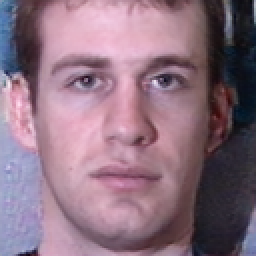
#> input picture util/test.png, 128 x 128 px (shown 2 times larger)
$ python argument.py
#> lines starting #> are read from the running program, lines starting #| are printed output that depends on the picture; after the words box and inside, x2 and y2 are one past the last pixel; in counts of white or black regions, pixels touching at a corner belong together
import numpy as np
import numpy
from PIL import Image,ImageEnhance
import cv2
import random
def add_gauss_noise(img_path, mean = 0, std = 16):
#> called with img_path = 'test.png', mean = 0, std = 16
	if isinstance(img_path, str):
		image = Image.open(img_path)
#> image is the input picture: PIL image 128x128 RGB; mean R, G, B 140.6, 112.5, 128.5
		img = np.array(image)
	elif isinstance(img_path, numpy.ndarray):
		img = img_path
	else:
		raise TypeError("Invalid input type")
	r = img[:,:,0].flatten()
#> r = 16384 values, max 255 at index 6665, min 0 at index 7159, mean 140.6
	g = img[:,:,1].flatten()
#> g = 16384 values, max 227 at index 5380, min 1 at index 16270, mean 112.5
	b = img[:,:,2].flatten()
#> b = 16384 values, max 238 at index 5325, min 10 at index 6514, mean 128.5
	for i in range(img.shape[0]*img.shape[1]):
		r[i] += random.gauss(mean, std)
		g[i] += random.gauss(mean, std)
		b[i] += random.gauss(mean, std)
#> after the loop, b = 16384 values, max 255 at index 759, min 0 at index 634, mean 128.8; g = 16384 values, max 255 at index 2166, min 0 at index 373, mean 114; r = 16384 values, max 255 at index 245, min 0 at index 380, mean 140.3
	img[:,:,0] = r.reshape(img.shape[0], img.shape[1])
	img[:,:,1] = g.reshape(img.shape[0], img.shape[1])
	img[:,:,2] = b.reshape(img.shape[0], img.shape[1])
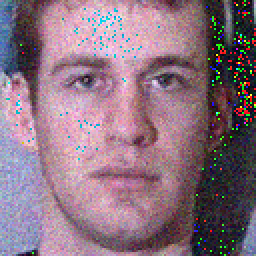
#> img: shape (128, 128, 3) (shown 2 times larger); mean R, G, B 140.3, 114, 128.8
	img.clip(0, 255)
	if isinstance(img_path, str):
		return Image.fromarray(np.uint8(img))
	else:
		return np.uint8(img)

def gamma_transform(img_path, gamma_param = 0.9):
#> called with img_path = 'test.png', gamma_param = 0.9
	if isinstance(img_path, str):
		image = Image.open(img_path)
		img = np.array(image)
	elif isinstance(img_path, numpy.ndarray):
		img = img_path
	else:
		raise TypeError("Invalid input type")
	img = np.power(img, gamma_param)
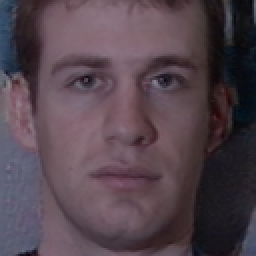
#> img: shape (128, 128, 3) float64 (shown 2 times larger); mean R, G, B 84.7, 69.3, 78.2
	img.clip(0, 255)
	if isinstance(img_path, str):
		return Image.fromarray(np.uint8(img))
	else:
		return np.uint8(img)

def random_color(img_path):
	if isinstance(img_path, str):
		image = Image.open(img_path)
	elif isinstance(img_path, numpy.ndarray):
		image = Image.fromarray(np.uint8(img_path))
	else:
		raise TypeError("Invalid input type")
	factor = random.randint(0, 31)/10
	saturation = ImageEnhance.Color(image).enhance(factor)
	factor = random.randint(10, 21)/10
	brighten = ImageEnhance.Brightness(saturation).enhance(factor)
	factor = random.randint(10, 21)/10
	contrast = ImageEnhance.Contrast(brighten).enhance(factor)
	factor = random.randint(0, 31)/10
	sharpen = ImageEnhance.Sharpness(contrast).enhance(factor)
	if isinstance(img_path, str):
		return sharpen
	else:
		return np.array(sharpen)

def filp_horizontal(img_path):
#> called with img_path = 'test.png'
	image = Image.open(img_path)
	return image.transpose(Image.FLIP_LEFT_RIGHT)
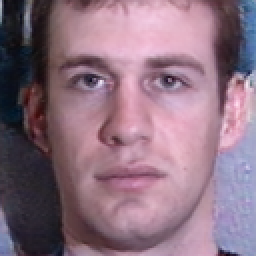
#> returned value: PIL image 128x128 RGB (shown 2 times larger); mean R, G, B 140.6, 112.5, 128.5

def shadow_transform(img_path, radius = 20):
#> called with img_path = 'test.png', radius = 20
	if isinstance(img_path, str):
		image = Image.open(img_path)
		img = np.array(image)
	elif isinstance(img_path, numpy.ndarray):
		img = img_path
	else:
		raise TypeError("Invalid input type")
	x = random.randint(radius, img.shape[0]-radius)
#> x = 34
	y = random.randint(radius, img.shape[1]-radius)
#> y = 66
	for i in range(x-radius//2, x+radius//2):
		for j in range(y-radius//2, y+radius//2):
			img[i,j,0]=0
			img[i,j,1]=0
			img[i,j,2]=0
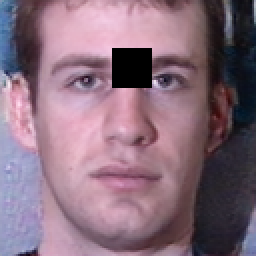
#> img: shape (128, 128, 3) (shown 2 times larger); 2.44% of pixels changed, all inside (x1, y1, x2, y2) = (56, 24, 76, 44)
	if isinstance(img_path, str):
		return Image.fromarray(np.uint8(img))
	else:
		return np.uint8(img)

def blur_transform(img_path, kernel = (5,5), std = 2):
	if isinstance(img_path, str):
		img = cv2.imread(img_path)
	elif isinstance(img_path, numpy.ndarray):
		img_path = img_path.astype(np.uint8)
		img = cv2.cvtColor(img_path, cv2.COLOR_RGB2BGR)
	else:
		raise TypeError("Invalid input type")
	img = cv2.GaussianBlur(img, kernel, std)
	if isinstance(img_path, str):
		return img
	else:
		img = cv2.cvtColor(img, cv2.COLOR_BGR2RGB)
		return np.asarray(img)

if __name__ == "__main__":
	path = "test.png"
	im = add_gauss_noise(path)
	im.save("noise.png")
	im = gamma_transform(path)
	im.save("gamma.png")
	im = filp_horizontal(path)
	im.save("filp.png")
	im = blur_transform(path)
	cv2.imwrite("blur.png", im)
	im = shadow_transform(path)
	im.save("shadow.png")
	im = random_color(path)
#> in random_color, `saturation = ImageEnhance.Color(image).enhance(factor)`:
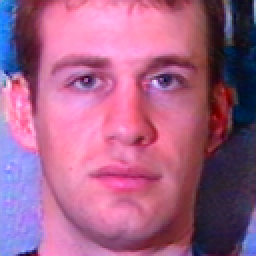
#> saturation: PIL image 128x128 RGB (shown 2 times larger); mean R, G, B 164.6, 96.9, 136.9
#> in random_color, `brighten = ImageEnhance.Brightness(saturation).enhance(factor)`:
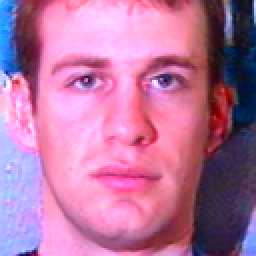
#> brighten: PIL image 128x128 RGB (shown 2 times larger); mean R, G, B 184.2, 115.8, 160.7
#> in random_color, `contrast = ImageEnhance.Contrast(brighten).enhance(factor)`:
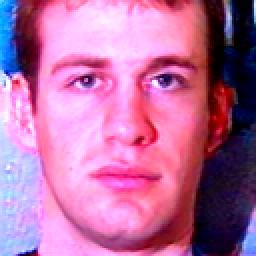
#> contrast: PIL image 128x128 RGB (shown 2 times larger); mean R, G, B 184.2, 109, 160.9
	im.save("color.png")
